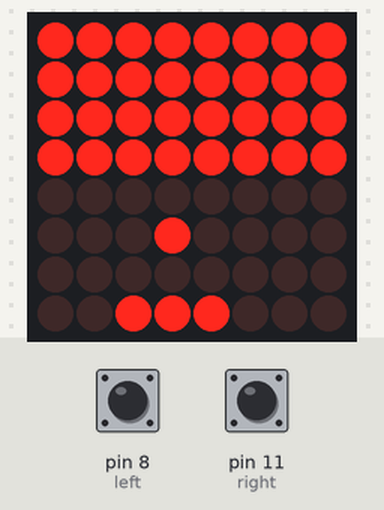
A sketch run on a simulated Arduino Uno, built with avr-gcc and run on an emulated ATmega328P. Shown: 8×8 LED matrix. Inputs (shaded band) come from the test bench; at power-on: pin 11 (right) HIGH, pin 8 (left) HIGH.

Above: at 1.2 s.
1.3 s: pin 11 (right) pulled LOW for 1 s
At 3.7 s:
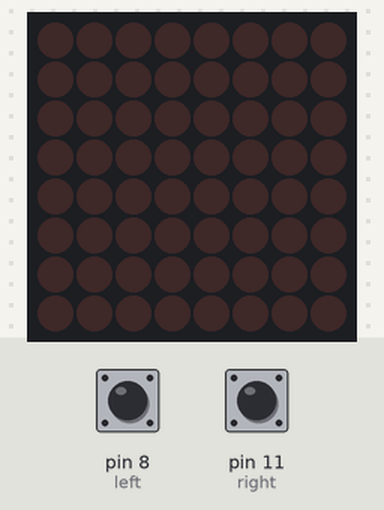
4.0 s: pin 8 (left) pulled LOW for 0.15 s
At 4.1 s:
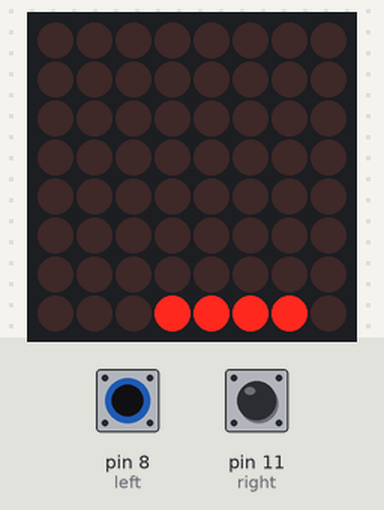
5.7 s: pin 11 (right) pulled LOW for 0.15 s
At 5.8 s:
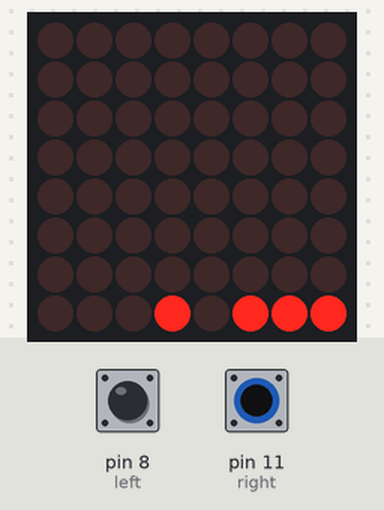
7.4 s: pin 8 (left) pulled LOW for 1 s
At 7.7 s:
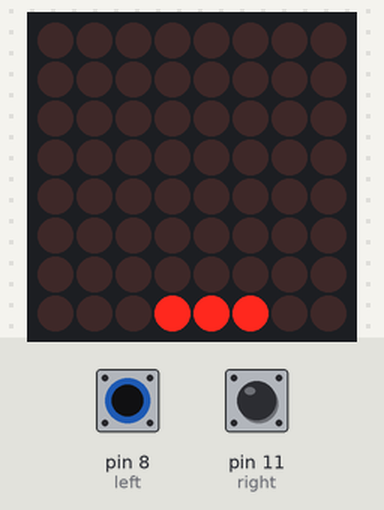
9.9 s: pin 8 (left) pulled LOW for 3.2 s
At 10.5 s:
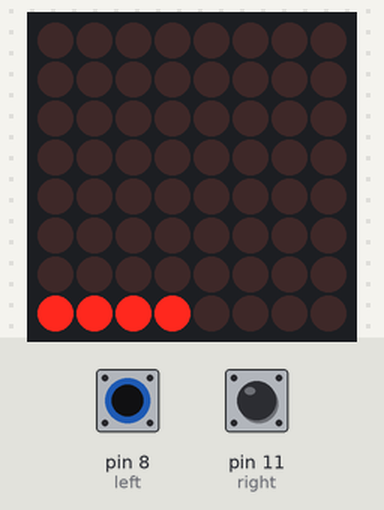
14.6 s: pin 11 (right) pulled LOW for 3.2 s
At 14.7 s:
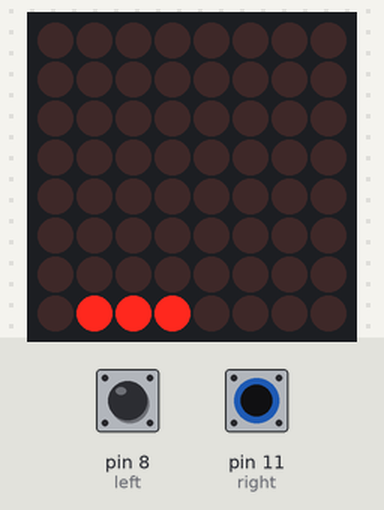
Timing chart, 0 to 17.6 s (numbered marks = the images above; inputs shaded):
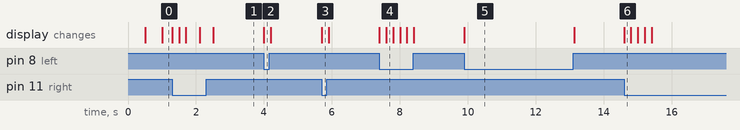

The sketch:

breakout8bit.ino
```cpp
#include <LedControl.h>
#include <MsTimer2.h>

LedControl Dote = LedControl(7,6,5,1);

int left = 8;  // 버튼
int up = 9;
int down = 10;
int right = 11;

unsigned char field[8];

char myCurrentPos = 4; // 나의 채 가운데 좌표
char upNdown = 1; // 공 이동 상태 위 -1, 아래 1
char leftNright = 0; // 공 이동 상태 왼쪽 -1, 가운데 0, 오른쪽 1
char ballX = 4; // 공 x좌표
char ballY = 6; // 공 y좌표
char expectX; // 공 예상 x좌표
char expectY; // 공 예상 y좌표
char actionCase; // 블럭 1, 나 2
char startPoint=1;
char score = 0;
char gamebool=0;
int input;

void setDot(){
  for (int i = 0;i < 8;i++) {
  field[i] = 0;
  }
}

void breakout(void){
  spawnBall();
  spawnBar();
  printDot();
  ballMove();
}

void printDot() {
    for (int y = 0;y < 8;y++) { //도트 매트릭스 출력
      Dote.setRow(0,y,field[y]);
    }
}

void spawnBlocks() {

    for(int i=0;i<4;i++)
        field[i] |= 0xff;

}

void spawnBar() {

    field[7] = 0;
    unsigned char barMask = 0xe0;
    barMask >>= myCurrentPos - 2;
    field[7] |= barMask;
}

void spawnBall() {

    unsigned char ballMask = 0x80;
    ballMask >>= ballX - 1;
    field[ballY] |= ballMask;
}

void moveLeft() {
    if (myCurrentPos == 2)
        return;
    myCurrentPos--;
}

void moveRight() {
    if (myCurrentPos == 7)
        return;
    myCurrentPos++;
}

void actionBlock(char x, char y) {

    unsigned char actionMask = 0xc0;
    actionMask >>= x / 2 * 2;
    field[y / 2 * 2] -= actionMask;
    field[y / 2 * 2 + 1] -= actionMask;

    score += 4;
    if (score == 32) {
      gamebool=1;
        }
}

void action() {

    unsigned char actionMask = 0x80;
    switch (actionCase) {
    case 2:
        if (field[7] & (0x80 >> expectX - 1)) {
            upNdown *= (-1);
            if (((expectX - myCurrentPos) * leftNright) == -1) {
                leftNright *= (-1);
            }
        }
        else {
          gamebool=1;
        }
        break;
    case 3:
        upNdown *= (-1);
        leftNright *= (-1);
        actionBlock(ballX - 1, expectY);
        actionBlock(expectX - 1, ballY);
        break;
    case 4:
        upNdown *= (-1);
        actionBlock(ballX-1, expectY);
        break;
    case 5:
        leftNright *= (-1);
        actionBlock(expectX - 1, ballY);
        break;
    case 6:
        upNdown *= (-1);
        leftNright *= (-1);
        actionBlock(expectX - 1, expectY);
        break;
    }
}

void ballMove() {

    if (ballX == 1 || ballX == 8) {
        leftNright *= (-1);
    }

    if (actionCase) {
        action();
        actionCase = 0;
    }

    if (startPoint) {
        startPoint = 0;
        upNdown *= (-1);
        leftNright = ballX - myCurrentPos;

    }
    unsigned char ballMask = 0x80;
    unsigned char UnDMask = 0x80;
    unsigned char LnRMask = 0x80;
    ballMask >>= ballX - 1;
    field[ballY] -= ballMask;

    ballX += leftNright;
    ballY += upNdown;

    expectX = ballX + leftNright;
    expectY = ballY + upNdown;

    if (expectX == 9)
        expectX = 7;
    if (expectX == 0)
        expectX = 2;

    UnDMask >>= ballX - 1;
    LnRMask >>= expectX - 1;

    if (ballY == 0)
        upNdown *= (-1);

    if (ballY == 6)
        actionCase = 2;
    else if (field[expectY] & UnDMask && field[ballY] & LnRMask)
        actionCase = 3;
    else if (field[expectY] & UnDMask)
        actionCase = 4;
    else if (field[ballY] & LnRMask)
        actionCase = 5;
    else if (field[expectY] & LnRMask)
        actionCase = 6;

}

void setup() {
  pinMode(left, INPUT_PULLUP);
  pinMode(up, INPUT_PULLUP);
  pinMode(down, INPUT_PULLUP);
  pinMode(right, INPUT_PULLUP);
  Dote.shutdown(0,false);
  Dote.setIntensity(0,7);
  Dote.clearDisplay(0);

  setDot();
  spawnBlocks();
  spawnBar();
  spawnBall();
  MsTimer2::set(500,breakout);
  MsTimer2::start();
}

void loop() {

  if(gamebool){
    setDot();
    printDot();
    MsTimer2::stop();
  }
if(digitalRead(left) ==LOW){
    moveLeft();
  spawnBar();
  spawnBall();
  printDot();
  delay(200);
  }
  else if(digitalRead(right) ==LOW){
    moveRight();
  spawnBar();
  spawnBall();
  printDot();
  delay(200);
  }

}
```

Measured:
- after the input at 1.3 s, the display: first changes at once (image 1 shows a later state)
- after the input at 4.0 s, the display: changes at once (image 2)
- after the input at 5.7 s, the display: changes at once (image 3)
- after the input at 7.4 s, the display: first changes at once (image 4 shows a later state)
- after the input at 9.9 s, the display: changes at once (image 5)
- after the input at 14.6 s, the display: changes at once (image 6)
